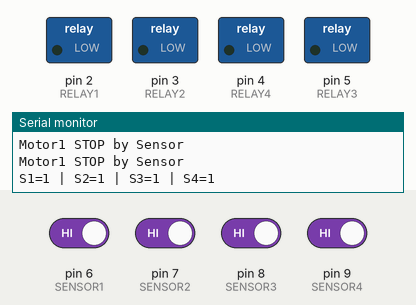
Simulated run of this sketch. Board: Arduino Uno, built with avr-gcc and run on an emulated ATmega328P. Parts: switched loads named in the sketch (green lamp = pin HIGH), the last lines printed to the serial monitor. The test bench sets the inputs (shaded band); at power-on: pin 6 (SENSOR1), pin 7 (SENSOR2), pin 8 (SENSOR3), pin 9 (SENSOR4) HIGH.

Above: at 1.2 s.
1.3 s: pin 6 (SENSOR1) driven LOW
At 2.5 s:
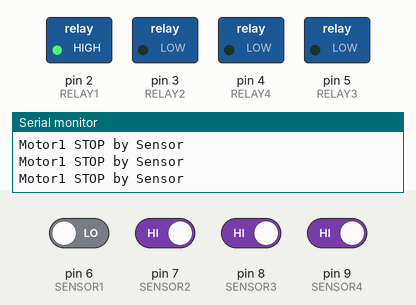
2.8 s: pin 7 (SENSOR2) driven LOW
At 3.5 s:
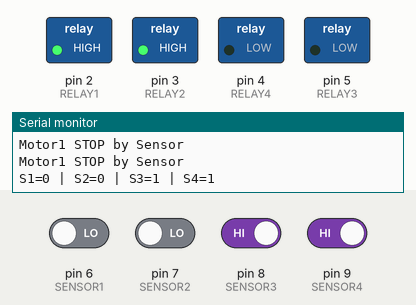
4.6 s: pin 8 (SENSOR3) driven LOW
At 5.4 s:
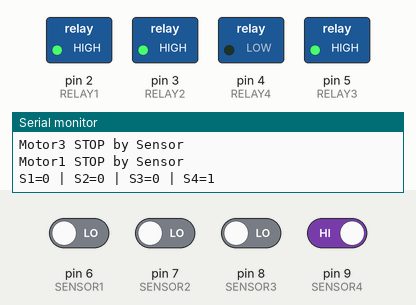
6.4 s: pin 9 (SENSOR4) driven LOW
At 7.2 s:
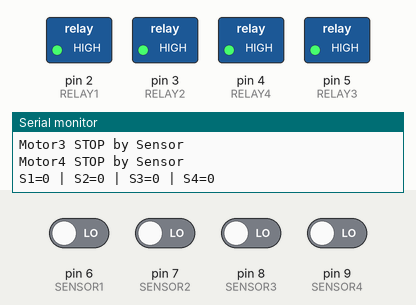
8.2 s: pin 6 (SENSOR1) driven HIGH
At 9.1 s:
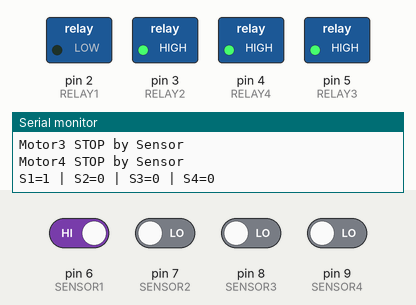
10.0 s: pin 7 (SENSOR2) driven HIGH
At 11.0 s:
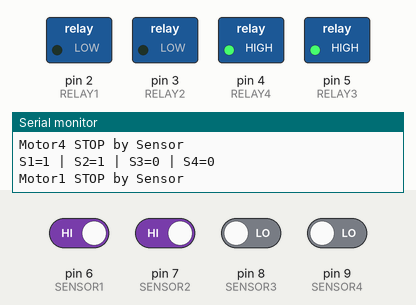
Timing chart, 0 to 12.8 s (numbered marks = the images above; inputs shaded):
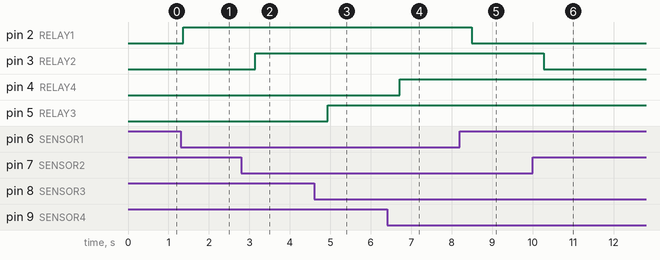

The sketch:

Tu_thuoc_smart.ino
```cpp
// ==== KHAI BÁO CHÂN RELAY ====
#define RELAY1 2
#define RELAY2 3
#define RELAY3 5
#define RELAY4 4

// ==== KHAI BÁO CHÂN CẢM BIẾN HỒNG NGOẠI ====
#define SENSOR1 6
#define SENSOR2 7
#define SENSOR3 8
#define SENSOR4 9

// Biến trạng thái motor

void setup() {
  Serial.begin(9600);

  pinMode(RELAY1, OUTPUT);
  pinMode(RELAY2, OUTPUT);
  pinMode(RELAY3, OUTPUT);
  pinMode(RELAY4, OUTPUT);

  pinMode(SENSOR1, INPUT);
  pinMode(SENSOR2, INPUT);
  pinMode(SENSOR3, INPUT);
  pinMode(SENSOR4, INPUT);

  // ban đầu tắt motor
  digitalWrite(RELAY1, LOW);
  digitalWrite(RELAY2, LOW);
  digitalWrite(RELAY3, LOW);
  digitalWrite(RELAY4, LOW);
}

void loop() {
  // In giá trị cảm biến ra Serial Monitor
  Serial.print("S1=");
  Serial.print(digitalRead(SENSOR1));
  Serial.print(" | S2=");
  Serial.print(digitalRead(SENSOR2));
  Serial.print(" | S3=");
  Serial.print(digitalRead(SENSOR3));
  Serial.print(" | S4=");
  Serial.println(digitalRead(SENSOR4));

  delay(300); // in ra mỗi 0.3 giây cho dễ đọc

  // ==== KIỂM TRA CẢM BIẾN TỰ ĐỘNG DỪNG ====
  if (digitalRead(SENSOR1) == 0) {
    digitalWrite(RELAY1, HIGH);
    Serial.println("Motor1 STOP by Sensor");
  }else{
    digitalWrite(RELAY1, LOW);
    Serial.println("Motor1 STOP by Sensor");
  }


  if (digitalRead(SENSOR2) == 0) {
    digitalWrite(RELAY2, HIGH);
    Serial.println("Motor2 STOP by Sensor");
  }else{
    digitalWrite(RELAY2, LOW);
    Serial.println("Motor1 STOP by Sensor");
  }

  if (digitalRead(SENSOR3) == 0) {

    digitalWrite(RELAY3, HIGH);
    Serial.println("Motor3 STOP by Sensor");
  }else{
    digitalWrite(RELAY3, LOW);
    Serial.println("Motor1 STOP by Sensor");
  }

  if (digitalRead(SENSOR4) == 0) {

    digitalWrite(RELAY4, HIGH);
    Serial.println("Motor4 STOP by Sensor");
  }else{
    digitalWrite(RELAY4, LOW);
    Serial.println("Motor1 STOP by Sensor");
  }
}
```

Measured:
- after the input at 1.3 s, pin 2 (RELAY1): LOW → HIGH after 0.07 s
- after the input at 2.8 s, pin 3 (RELAY2): LOW → HIGH after 0.35 s
- after the input at 4.6 s, pin 5 (RELAY3): LOW → HIGH after 0.33 s
- after the input at 6.4 s, pin 4 (RELAY4): LOW → HIGH after 0.32 s
- after the input at 8.2 s, pin 2 (RELAY1): HIGH → LOW after 0.29 s
- after the input at 10.0 s, pin 3 (RELAY2): HIGH → LOW after 0.27 s
